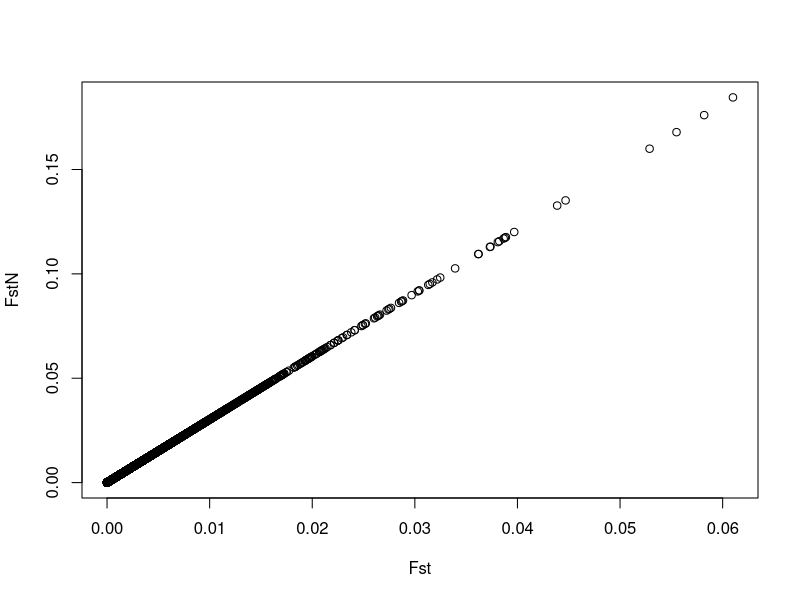
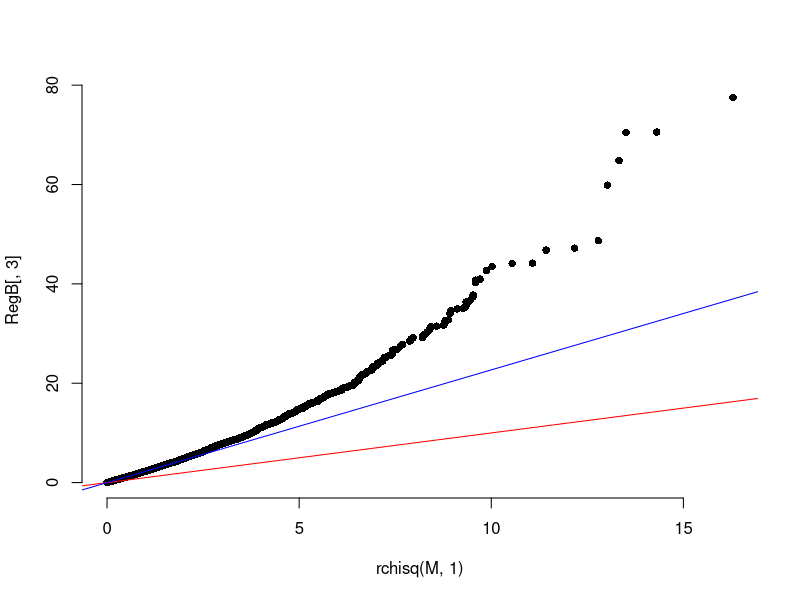
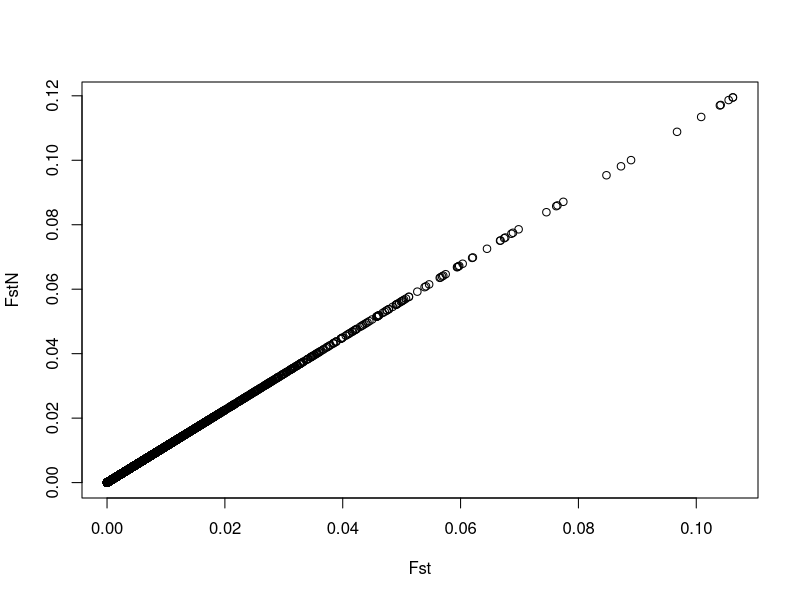
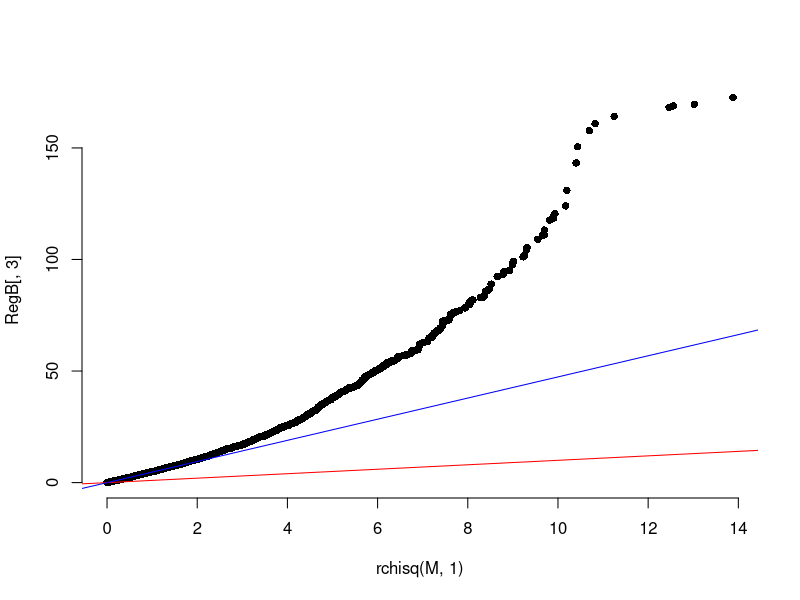
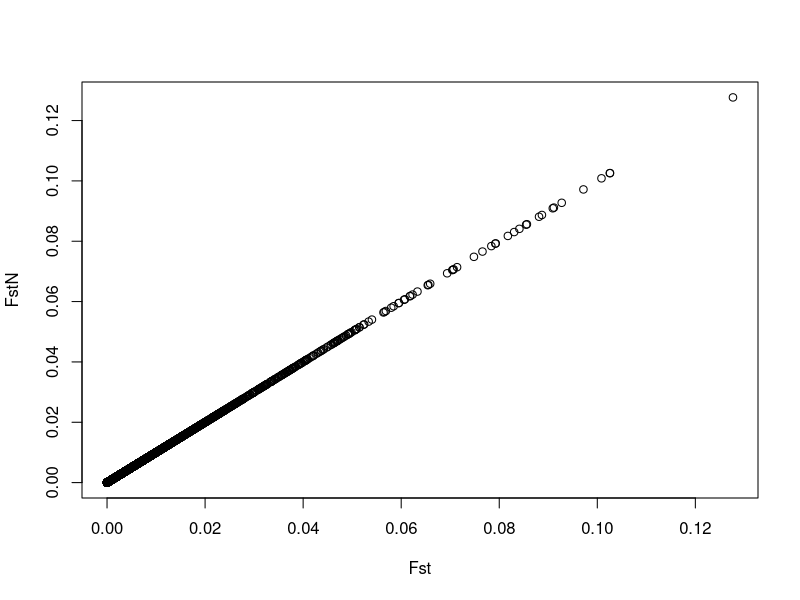

Write R code to recreate these figures, in order. (Note: a time limit stopped this script after it produced the figures.)
rep=1
EV=matrix(0, rep, 10)
typeI=matrix(0, rep, 4)
fst=c(0.002, 0.01)
N1=c(100, 500, 1000)
N2=1000
Ml=c(8000, 2000)
M=sum(Ml)
ME=matrix(0, length(N1), 3)
for(s in 1:length(N1)) {
  for(r in 1:rep) {
    P=runif(M, 0.2, 0.8)
    p1=runif(Ml[1], 0.2, 0.8)
    p2=runif(Ml[2], 0.2, 0.8)
    P=c(p1, p2)
    P1=c(rbeta(Ml[1], p1*(1-fst[1])/fst[1], (1-p1)*(1-fst[1])/fst[1]),
         rbeta(Ml[2], p2*(1-fst[2])/fst[2], (1-p2)*(1-fst[2])/fst[2]))
    P2=c(rbeta(Ml[1], p1*(1-fst[1])/fst[1], (1-p1)*(1-fst[1])/fst[1]),
         rbeta(Ml[2], p2*(1-fst[2])/fst[2], (1-p2)*(1-fst[2])/fst[2]))

    Gn=matrix(0, nrow=N1[s]+N2, ncol=M)
    for(i in 1:N1[s]) {
      Gn[i,] = rbinom(M, 2, P1)
    }

    for(i in (N1[s]+1):(N2+N1[s])) {
      Gn[i,] = rbinom(M, 2, P2)
    }
    Frq1=apply(Gn[1:N1[s],], 2, mean)/2
    Frq2=apply(Gn[(N1[s]+1):(N1[s]+N2),], 2, mean)/2
    FrqM=apply(Gn, 2, mean)/2
    Fst=2*(N1[s]/(N1[s]+N2)*(Frq1-FrqM)^2 + N2/(N1[s]+N2) * (Frq2-FrqM)^2)/(FrqM*(1-FrqM))
    FstN=(Frq1-Frq2)^2/(2*FrqM*(1-FrqM))
    plot(Fst, FstN)
  }

  GnS=apply(Gn, 2, scale)
  G=GnS %*% t(GnS)/M
  EigenGN=eigen(G)
  
  RegB=matrix(0, M, 4)
  for(i in 1:M) {
    mod=lm(EigenGN$vectors[,1]~Gn[,i])
    RegB[i,1]=summary(mod)$coefficients[2,1]
    RegB[i,2]=summary(mod)$coefficients[2,2]
  }
  RegB[,3]=RegB[,1]^2/RegB[,2]^2
  qqplot(rchisq(M, 1), RegB[,3], bty='n', pch=16)
  abline(a=0, b=1, col="red")
  gc=median(RegB[,3])/0.455
  abline(a=0, b=gc, col="blue")
  
  ME[s,1]=mean(Fst)*(N1[s]+N2)
  ME[s,2]=gc
  ME[s,3]=EigenGN$values[1]
}
rownames(ME)=N1
barplot(t(ME), beside = T, border = F)
legend("topleft", legend = c("Fst", "GC", "Eigenvalue"), pch=15, col=c("black", "grey50", "grey"), bty='n')



EG=matrix(0, 50, 1)
for(rp in 1:50) {
  N=500
  M=5000
  p=runif(M, 0.2, 0.8)
  X=matrix(0, N, M)
  for(i in 1:M) {
    X[,i] = rbinom(N, 2, p[i])
  }
  mu=apply(X, 2, mean)
  sig=apply(X, 2, var)
  Xs=apply(X, 2, scale)
  G=Xs %*% t(Xs) / M
  rc=rchisq(nrow(G), nrow(G)-1)/nrow(G)
  qqplot(rc, diag(G), xlab=expression(paste(chi[N]^2, "/N")), ylab="Diag (G)", bty='n', pch=16)
  abline(a=0, b=1, col="red")
  mod=lm(sort(diag(G))~sort(rc))
  Eg=eigen(G)
  EG[rp,1]=Eg$values[1]
}
Emu=(sqrt(M-1)+sqrt(N))^2/M
Esd=sqrt(Emu/M)*(1/sqrt(M-1/2)+1/sqrt(N-1/2))^(1/3)

hist((EG/(sum(diag(G))/N)-Emu)/Esd)
x=matrix(rnorm(N*M), N, M)
